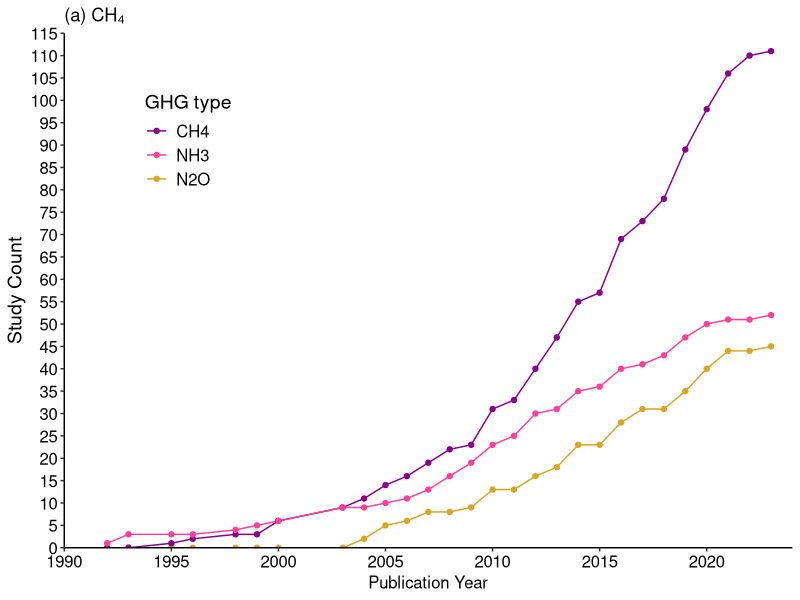
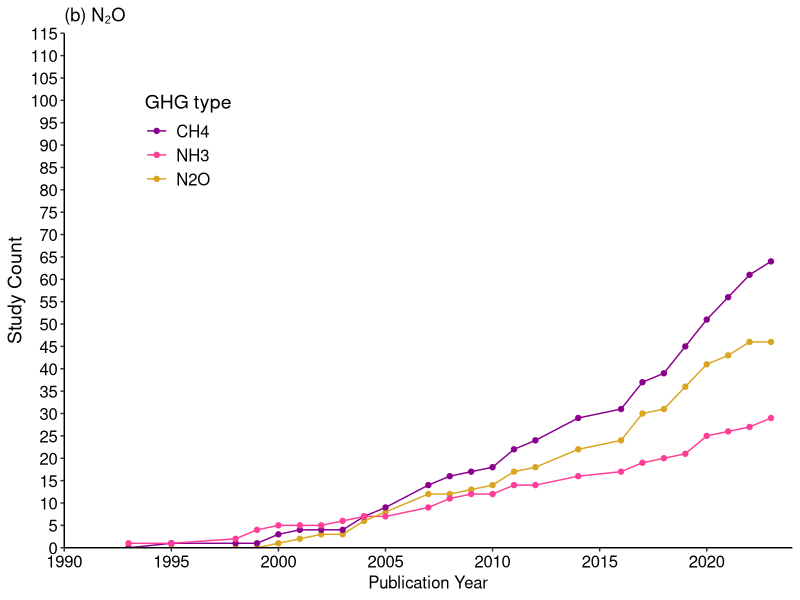
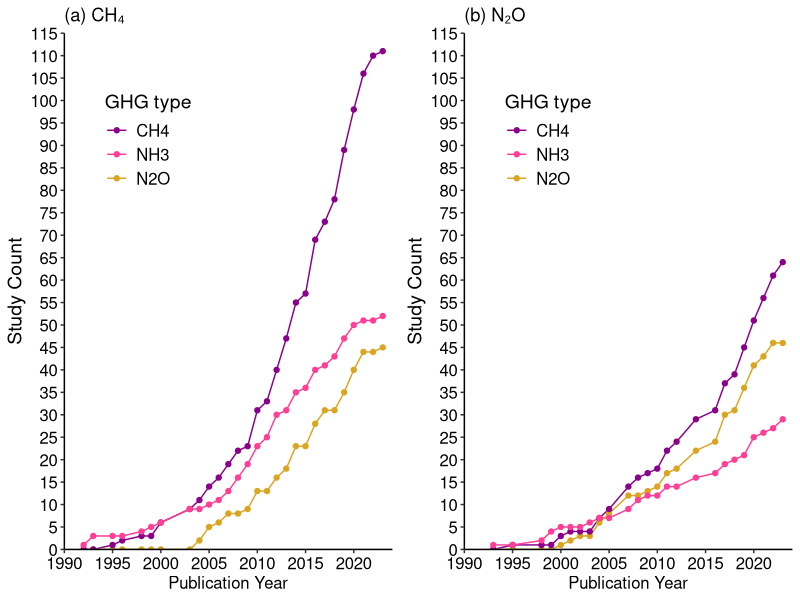

Recreate these plots in R, in order.
#Figure for GHG types
#Figure 7
library(tidyverse); library(ggpubr)

#read data
GHG.CH4 <- read.csv("input/Canada GHG storage lit review data 20240611.csv",header = T)
#obtain studies with storage measurement 
GHG.storage <- GHG.CH4[grepl("Storage", GHG.CH4$GHG.source),]

# #GHG types
count(unique(GHG.storage,vars = c(ID, feature)),vars=ID) #181 studies
sum(GHG.storage$CO2)#58, 32.0%
sum(GHG.storage$CH4) #140, 77.3%
sum(GHG.storage$N2O) #72, 39.8%
sum(GHG.storage$NH3) #67, 37.0%

#GHG types 
GHG_data <- GHG.storage %>%
  separate_rows(Manure.type, sep = ",\\s*") %>%
  group_by(Pub..year, Manure.type) %>%
  summarize(CH4_count = sum(CH4),N2O_count = sum(N2O),NH3_count = sum(NH3)) %>%
  ungroup() %>%
  na.omit()

# #Liquid-Solid
GHG_data %>%   
  group_by(Manure.type) %>%
  summarize(CH4_count = sum(CH4_count),N2O_count = sum(N2O_count),NH3_count = sum(NH3_count)) %>%
  ungroup() %>%
  na.omit()

# Reshape the data to long format
GHG_stacked <- GHG_data %>%
  pivot_longer(cols = c(N2O_count, CH4_count, NH3_count),
               names_to = "gas", values_to = "count")
GHG_stacked$gas <- str_remove(GHG_stacked$gas, "_count")

#Set the order for the gases
GHG_stacked$gas <- factor(GHG_stacked$gas,
                          levels = c("CH4", "NH3", "N2O"))
                               
# Liquid-Solid
GHG_liquid <- GHG_stacked[grep("Liquid", GHG_stacked$Manure.type),]
GHG_liquid <- GHG_liquid %>%
  group_by(gas) %>%
  arrange(Pub..year) %>%
  mutate(GHG = cumsum(count))
GHG_solid <- GHG_stacked[grep("Solid", GHG_stacked$Manure.type),]
GHG_solid <- GHG_solid %>%
  group_by(gas) %>%
  arrange(Pub..year) %>%
  mutate(GHG = cumsum(count))



#Make graph
Figure7a <- ggplot(GHG_liquid, aes(x = Pub..year, y = GHG, color = gas)) +
  geom_line() +
  geom_point() +
  scale_color_manual(values = c("CH4" = "darkmagenta",
                               "CO2" = "limegreen",
                               "N2O" = "goldenrod",
                               "NH3" = "violetred1")) +
  labs(x = "Publication Year", y = "Study Count", color = "GHG type", title = "(a) CH₄") +
  theme_classic()+
  theme(axis.text = element_text(size = 12, colour = "black"),
        axis.title.x = element_text(size = 14),
        axis.title.y = element_text(size = 14),
        legend.position = c(0.1, 0.9),  # Adjust the legend position
        legend.justification = c(0, 1),  # Align the legend to top-left
        legend.title = element_text(size = 14),  # Adjust legend title font size
        legend.text = element_text(size = 12),
        axis.line = element_line(color = "black")) +
  theme(axis.title.x = element_text(size = 12)) +
  scale_y_continuous(limits = c(0, 115), 
                     breaks = seq(0, 115, by = 5),
                     expand = c(0, 0)) +
  scale_x_continuous(limits = c(1990, 2024), 
                     breaks = seq(1990, 2024 , by = 5),
                     expand = c(0, 0))
Figure7a

Figure7b <- ggplot(GHG_solid, aes(x = Pub..year, y = GHG, color = gas)) +
  geom_line() +
  geom_point() +
  scale_color_manual(values = c("CH4" = "darkmagenta",
                                "CO2" = "limegreen",
                                "N2O" = "goldenrod",
                                "NH3" = "violetred1")) +
  labs(x = "Publication Year", y = "Study Count", color = "GHG type", title = "(b) N₂O") +
  theme_classic()+
  theme(axis.text = element_text(size = 12, colour = "black"),
        axis.title.x = element_text(size = 14),
        axis.title.y = element_text(size = 14),
        legend.position = c(0.1, 0.9),  # Adjust the legend position
        legend.justification = c(0, 1),  # Align the legend to top-left
        legend.title = element_text(size = 14),  # Adjust legend title font size
        legend.text = element_text(size = 12),
        axis.line = element_line(color = "black")) +
  theme(axis.title.x = element_text(size = 12)) +
  scale_y_continuous(limits = c(0, 115), 
                     breaks = seq(0, 115, by = 5),
                     expand = c(0, 0)) +
  scale_x_continuous(limits = c(1990, 2024), 
                     breaks = seq(1990, 2024 , by = 5),
                     expand = c(0, 0))
Figure7b


#Export figure
ggsave("output/Figure 7 - GHG (no CO2) type by solid and liquid manure.png", 
       ggarrange(Figure7a, Figure7b,
                 ncol = 2, nrow = 1),
       width = 24, height = 12, units = "cm",
       dpi = 300)

